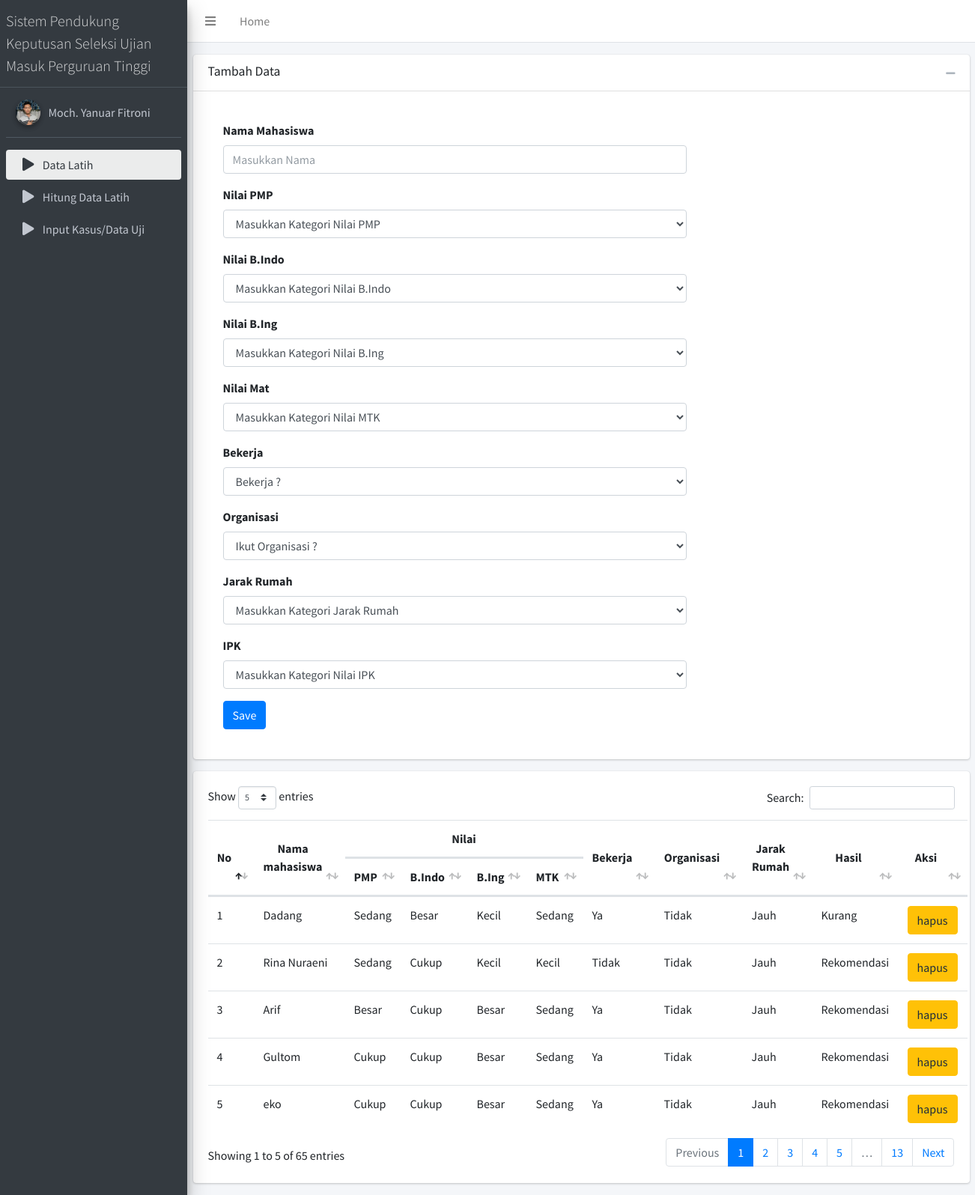
The app's page /pages/tables/tampilan_datalatih.php with its own data.
### tables this page shows
CREATE TABLE `datalatih` (
  `Id` int NOT NULL,
  `Nama_Mahasiswa` varchar(255) NOT NULL,
  `N_PMP` varchar(6) NOT NULL,
  `N_Ind` varchar(6) NOT NULL,
  `N_Ing` varchar(6) NOT NULL,
  `N_Mat` varchar(6) NOT NULL,
  `Bekerja` varchar(6) NOT NULL,
  `Organisasi` varchar(6) NOT NULL,
  `Jarak_Rumah` varchar(5) NOT NULL,
  `IPK` varchar(11) NOT NULL
);

### function.php (called while the page is built, shortened)
<?php
$servername = "localhost";
$username = "root";
$password = "";
$database = "finalpro";
$conn = mysqli_connect($servername, $username, $password, $database);
function data(){
	global $conn;
	$query = "SELECT * FROM datalatih";
	$result = mysqli_query($conn, $query);
	$rows = [];
	while ($row = mysqli_fetch_assoc($result)){
		$rows [] = $row;
	}
	return $rows;
}
?>

### pages/tables/tampilan_datalatih.php (the view, shortened to what this page needs)
<?php require '../../function.php'; ?>
<!DOCTYPE html>
<html>
<head>
  <link rel="stylesheet" href="../../plugins/fontawesome-free/css/all.min.css">
  <link rel="stylesheet" href="https://code.ionicframework.com/ionicons/2.0.1/css/ionicons.min.css">
  <link rel="stylesheet" href="../../plugins/datatables-bs4/css/dataTables.bootstrap4.min.css">
  <link rel="stylesheet" href="../../plugins/datatables-responsive/css/responsive.bootstrap4.min.css">
  <link rel="stylesheet" href="../../dist/css/adminlte.min.css">
</head>
<body class="hold-transition sidebar-mini">
<div class="wrapper">
  <nav class="main-header navbar navbar-expand navbar-white navbar-light position-fixed w-100">
    <ul class="navbar-nav">
      <li class="nav-item">
        <a class="nav-link" data-widget="pushmenu" href="#" role="button"><i class="fas fa-bars"></i></a>
      </li>
      <li class="nav-item d-none d-sm-inline-block">
        <a href="../../index.php" class="nav-link">Home</a>
      </li>
    </ul>
  </nav>
  <aside class="main-sidebar sidebar-dark-primary elevation-4 position-fixed">
    <a href="../../index.php" class="brand-link">
      <span class="brand-text font-weight-light">Sistem Pendukung <br>Keputusan Seleksi Ujian <br>Masuk Perguruan Tinggi</span>
    </a>
    <div class="sidebar">
      <div class="user-panel mt-3 pb-3 mb-3 d-flex">
        <div class="image">
          <img src="../../dist/img/yanuar.jpg" class="img-circle elevation-2" alt="User Image">
        </div>
        <div class="info">
          <a href="#" class="d-block">Moch. Yanuar Fitroni</a>
        </div>
      </div>
      <nav class="mt-2">
        <ul class="nav nav-pills nav-sidebar flex-column" data-widget="treeview" role="menu" data-accordion="false">
         <li class="nav-item has-treeview menu-open">
            <ul class="nav nav-treeview">
              <li class="nav-item">
                <a href="../tables/tampilan_datalatih.php" class="nav-link active">
                  <i class="fas fa-play nav-icon"></i>
                  <p>Data Latih</p>
                </a>
              </li>
            </ul>
             <ul class="nav nav-treeview">
              <li class="nav-item">
                <a href="../tables/naive_bayes_datalatih.php" class="nav-link">
                  <i class="fas fa-play nav-icon"></i>
                  <p>Hitung Data Latih</p>
                </a>
              </li>
            </ul>
            <ul class="nav nav-treeview">
              <li class="nav-item">
                <a href="../charts/datauji.php" class="nav-link">
                  <i class="fas fa-play nav-icon"></i>
                  <p>Input Kasus/Data Uji</p>
                </a>
              </li>
            </ul>
          </li>
        </ul>
      </nav>
    </div>
  </aside>
  <div class="content-wrapper">
    <section class="content-header">
      <div class="container-fluid">
        <div class="row mb-2">
          <div class="col-sm-6">
            <h1>Data Latih</h1>
          </div>
          <div class="col-sm-6">
          </div>
        </div>
      </div>
    </section>
    <div class="container-fluid">
      <div class="row">
        <div class="col-md-12">
          <div class="card">
            <div class="card-header">
              <h5 class="card-title">Tambah Data</h5>
              <div class="card-tools">
                <button type="button" class="btn btn-tool" data-card-widget="collapse">
                  <i class="fas fa-minus"></i>
                </button>
              </div>
            </div>
            <div class="card-body">
              <div class="row">
                <div class="col-md-8">
                  <form action="" method="post">
                    <div class="card-body">
                      <div class="form-group">
                        <label for="Nama">Nama Mahasiswa</label>
                        <input type="text" class="form-control" name="Nama" placeholder="Masukkan Nama" id="Nama" required>
                      </div>
                      <div class="form-group">
                        <label for="PMP">Nilai PMP</label>
                        <select class="form-control" name="PMP" id="PMP" required>
                          <option value=""disabled selected hidden>Masukkan Kategori Nilai PMP</option>
                        </select>
                      </div>
                      <div class="form-group">
                        <label for="Indo">Nilai B.Indo</label>
                        <select class="form-control" name="Indo" id="Indo" required>
                          <option value=""disabled selected hidden>Masukkan Kategori Nilai B.Indo</option>
                        </select>
                      </div>
                      <div class="form-group">
                        <label for="Ing">Nilai B.Ing</label>
                        <select class="form-control" name="Ing" id="Ing" required>
                          <option value=""disabled selected hidden>Masukkan Kategori Nilai B.Ing</option>
                        </select>
                      </div>
                      <div class="form-group">
                        <label for="Mat">Nilai Mat</label>
                        <select class="form-control" name="Mat" id="Mat" required>
                          <option value=""disabled selected hidden>Masukkan Kategori Nilai MTK</option>
                        </select>
                      </div>
                      <div class="form-group">
                        <label for="Bekerja">Bekerja</label>
                        <select class="form-control" name="Bekerja" id="Bekerja" required>
                          <option value=""disabled selected hidden>Bekerja ?</option>
                        </select>
                      </div>
                      <div class="form-group">
                        <label for="Organisasi">Organisasi</label>
                        <select class="form-control" name="Organisasi" id="Organisasi" required>
                          <option value=""disabled selected hidden>Ikut Organisasi ?</option>
                        </select>
                      </div>
                      <div class="form-group">
                        <label for="Jarak_Rumah">Jarak Rumah</label>
                        <select class="form-control" name="Jarak_Rumah" id="Jarak_Rumah" required>
                          <option value=""disabled selected hidden>Masukkan Kategori Jarak Rumah</option>
                        </select>
                      </div>
                      <div class="form-group">
                        <label for="IPK">IPK</label>
                        <select class="form-control" name="IPK" id="IPK" required>
                          <option value=""disabled selected hidden>Masukkan Kategori Nilai IPK</option>
                        </select>
                      </div>
                      <button type="submit" name="submit" class="btn btn-primary">Save</button>
                    </div>
                  </form>
                </div>
              </div>
            </div>
          </div>
        </div>
        <div class="col-md-12">
          <div class="card">
            <div class="card-body">
              <div class="table">
                <table class="table" id="example">
                  <thead>
                    <tr>
                      <th rowspan="2" class="align-middle text-center">No</th>
                      <th rowspan="2" class="align-middle text-center">Nama mahasiswa</th>
                      <th colspan="4" class="align-middle text-center">Nilai</th>
                      <th rowspan="2" class="align-middle text-center">Bekerja</th>
                      <th rowspan="2" class="align-middle text-center">Organisasi</th>
                      <th rowspan="2" class="align-middle text-center">Jarak Rumah</th>
                      <th rowspan="2" class="align-middle text-center">Hasil</th>
                      <th rowspan="2" class="align-middle text-center">Aksi</th>
                    </tr>
                    <tr>
                      <th>PMP</th>
                      <th>B.Indo</th>
                      <th>B.Ing</th>
                      <th>MTK</th>
                    </tr>
                  </thead>
                  <tbody>
                  <?php foreach (data() as $key => $value) {
                    $x=$key+1; ?>
                    <tr>
                      <td><?= $x?></td>
                      <td><?= $value["Nama_Mahasiswa"] ?></td>
                      <td><?= $value["N_PMP"] ?></td>
                      <td><?= $value["N_Ind"] ?></td>
                      <td><?= $value["N_Ing"] ?></td>
                      <td><?= $value["N_Mat"] ?></td>
                      <td><?= $value["Bekerja"] ?></td>
                      <td><?= $value["Organisasi"] ?></td>
                      <td><?= $value["Jarak_Rumah"] ?></td>
                      <td><?= $value["IPK"] ?></td>
                      <td>
                        <div class="btn-group">
                          <a href="hapus.php?Id=<?= $value["Id"] ?>" class="btn btn-warning" onclick="return confirm('yakin ?')">hapus</a>
                        </div>
                      </td>
                    </tr>
                  <?php } ?>
                  </tbody>
                </table>
              </div>
            </div>
          </div>
        </div>
      </div>
    </div>
  </div>
</div>
</body>
</html>

### records on screen
datalatih: x "1", Nama_Mahasiswa "Dadang", N_PMP "Sedang", N_Ind "Besar", N_Ing "Kecil", N_Mat "Sedang", Bekerja "Ya", Organisasi "Tidak", Jarak_Rumah "Jauh", IPK "Kurang"
datalatih: x "2", Nama_Mahasiswa "Rina Nuraeni", N_PMP "Sedang", N_Ind "Cukup", N_Ing "Kecil", N_Mat "Kecil", Bekerja "Tidak", Organisasi "Tidak", Jarak_Rumah "Jauh", IPK "Rekomendasi"
datalatih: x "3", Nama_Mahasiswa "Arif", N_PMP "Besar", N_Ind "Cukup", N_Ing "Besar", N_Mat "Sedang", Bekerja "Ya", Organisasi "Tidak", Jarak_Rumah "Jauh", IPK "Rekomendasi"
datalatih: x "4", Nama_Mahasiswa "Gultom", N_PMP "Cukup", N_Ind "Cukup", N_Ing "Besar", N_Mat "Sedang", Bekerja "Ya", Organisasi "Tidak", Jarak_Rumah "Jauh", IPK "Rekomendasi"
datalatih: x "5", Nama_Mahasiswa "eko", N_PMP "Cukup", N_Ind "Cukup", N_Ing "Besar", N_Mat "Sedang", Bekerja "Ya", Organisasi "Tidak", Jarak_Rumah "Jauh", IPK "Rekomendasi"
